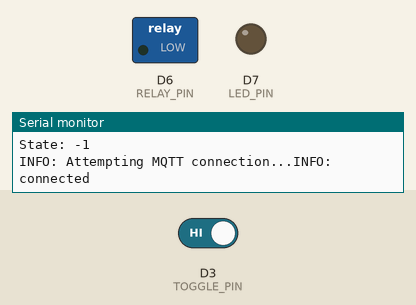
A sketch run on a simulated ESP8266 (NodeMCU). Parts: switched loads named in the sketch (green lamp = pin HIGH), output pins drawn as LEDs (lit = HIGH), the last lines printed to the serial monitor. Dashed ring = blinking. The inputs (shaded band) are chosen by the test bench; at power-on: D3 (TOGGLE_PIN) HIGH. WiFi joins after 1.5 s; servers stay silent unless stated; no MQTT or app messages arrive unless stated.

Above: at 2.7 s.
2.8 s: D3 (TOGGLE_PIN) driven LOW
At 2.93 s:
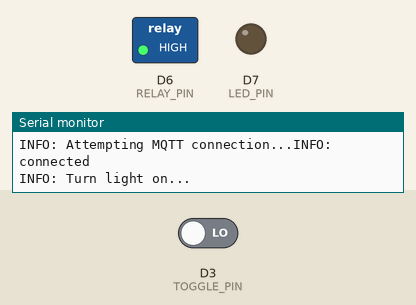
At 11.7 s:
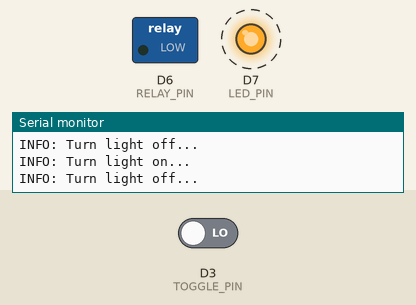
11.8 s: D3 (TOGGLE_PIN) driven HIGH
At 12.6 s:
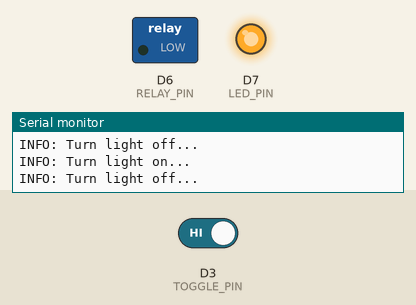
Timing chart, 0 to 14.3 s (numbered marks = the images above; inputs shaded):
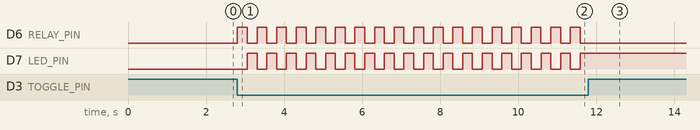

Measured:
- after the input at 2.8 s, D6 (RELAY_PIN): alternates HIGH for 0.25 s and LOW for 0.25 s, starting at once; D7 (LED_PIN): alternates HIGH for 0.25 s and LOW for 0.25 s, starting after 0.26 s
- after the input at 11.8 s, D6 (RELAY_PIN): stops changing and stays LOW; D7 (LED_PIN): stops changing and stays HIGH

The sketch:

sonoff.ino
```cpp
#include <FS.h>                   //this needs to be first, or it all crashes and burns...
#include <ESP8266WiFi.h>          //https://github.com/esp8266/Arduino
#include <DNSServer.h>
#include <ESP8266WebServer.h>
#include <WiFiManager.h>          //https://github.com/tzapu/WiFiManager
#include <PubSubClient.h>

#define D0              16        //WAKE  =>  16
#define D1              5         //IOS   =>  5
#define D2              4         //      =>  4
#define D3              0         //      =>  0
#define D4              2         //      =>  2
#define D5              14        //CLK   =>  14
#define D6              12        //MISO  =>  12
#define D7              13        //MOSI  =>  13
#define D8              15        //CS    =>  15
#define D9              3         //RX    =>  3

#define RELAY_PIN       D6
#define TOGGLE_PIN      D3
#define LED_PIN         D7

#define MQTT_VERSION    MQTT_VERSION_3_1_1
const PROGMEM uint16_t  MQTT_SERVER_PORT          = 1883;
const PROGMEM char*     MQTT_CLIENT_ID            = "sonoff";
const PROGMEM char*     MQTT_USER                 = "MQTT_USER";
const PROGMEM char*     MQTT_PASSWORD             = "MQTT_PASSWORD";
const char*             MQTT_LIGHT_STATE_TOPIC    = "room/sonoff/status";
const char*             MQTT_LIGHT_COMMAND_TOPIC  = "room/sonoff/switch";
const char*             LIGHT_ON                  = "ON";
const char*             LIGHT_OFF                 = "OFF";
boolean                 m_light_state             = false;
boolean                 fDebug                    = true;
long                    lastMsg                   = 0;
long unsigned int       pause                     = 5000;
int                     chk;
int                     TOGGLE_COUNT              = 0;

WiFiClient espClient;
PubSubClient client(espClient);
IPAddress MQTT_SERVER_IP;

void ISR_Reset(){
  WiFiManager wifiManager;
  wifiManager.resetSettings();
  ESP.reset();
}

void setup() {
  ConfigHardware();
  if ( fDebug ) {
    Serial.println();
    Serial.println("Ver: 1.3");
  }
  //WiFiManager
  //Local intialization. Once its business is done, there is no need to keep it around
  WiFiManager wifiManager;
  if ( fDebug == true ) {
    wifiManager.setDebugOutput(true);
  }else{
    wifiManager.setDebugOutput(false);
  }
  //exit after config instead of connecting
  //wifiManager.setBreakAfterConfig(true);
  //reset settings - for testing
  //wifiManager.resetSettings();

  //tries to connect to last known settings
  //if it does not connect it starts an access point with the specified name
  //here  "AutoConnectAP" with password "password"
  //and goes into a blocking loop awaiting configuration
  if (!wifiManager.autoConnect("ThingMaBob")) {
    //Debugger "failed to connect, we should reset as see if it connects",NULL;
    delay(3000);
    ESP.reset();
  }
  //if you get here you have connected to the WiFi
  // init the MQTT connection
  WiFi.hostByName("assistant.ussharps.co.uk", MQTT_SERVER_IP);
  if ( fDebug ) {
    Serial.print("MQTT_SERVER_IP: ");
    Serial.println(MQTT_SERVER_IP);
    client.setServer(MQTT_SERVER_IP , MQTT_SERVER_PORT);
    client.setCallback(callback);
  }
}

void loop() {
  int mqttState = client.state();
  if (mqttState != 0){
    Serial.print("State: ");
    Serial.println(mqttState);
  }
  if (!client.connected()) {
    reconnect();
  }
  if (digitalRead(TOGGLE_PIN) == LOW) {
      m_light_state = !m_light_state;
      setLightState();
  }
  delay(250);
}

void ConfigHardware(){

  if ( fDebug ) {
    Serial.begin(115200);
    Serial.println();
    Serial.print("Service started");
    Serial.println();
  }
  pinMode(RELAY_PIN, OUTPUT);
  pinMode(TOGGLE_PIN, INPUT_PULLUP);
  pinMode(LED_PIN, OUTPUT);
  digitalWrite(LED_PIN, LOW);
  client.setServer(MQTT_SERVER_IP, MQTT_SERVER_PORT);
  client.setCallback(callback);
}

void reconnect() {
  // Loop until we're reconnected
  while (!client.connected()) {
    if ( fDebug ) {Serial.print("INFO: Attempting MQTT connection...");}
    // Attempt to connect
    if (client.connect(MQTT_CLIENT_ID, MQTT_USER, MQTT_PASSWORD)) {
      if ( fDebug ) {Serial.println("INFO: connected");}
      // Once connected, publish an announcement...
      publishLightState();
      // ... and resubscribe
      client.subscribe(MQTT_LIGHT_COMMAND_TOPIC);
    } else {
      if ( fDebug ) {
        Serial.print("ERROR: failed, rc=");
        Serial.print(client.state());
        Serial.println("DEBUG: try again in 5 seconds");
      }
      // Wait 5 seconds before retrying
      delay(5000);
    }
  }
}
// function called to publish the state of the light (on/off)
void publishLightState() {
  if (m_light_state) {
    client.publish(MQTT_LIGHT_STATE_TOPIC, LIGHT_ON, true);
  } else {
    client.publish(MQTT_LIGHT_STATE_TOPIC, LIGHT_OFF, true);
  }
  client.loop();
}

// function called to turn on/off the light
void setLightState() {
  if (m_light_state) {
    digitalWrite(RELAY_PIN, HIGH);
    if ( fDebug ) {Serial.println("INFO: Turn light on...");}
    digitalWrite(LED_PIN,LOW);
  } else {
    digitalWrite(RELAY_PIN, LOW);
    if ( fDebug ) {Serial.println("INFO: Turn light off...");}
    digitalWrite(LED_PIN,HIGH);
  }
  publishLightState();
  client.loop();
}

// function called when a MQTT message arrived
void callback(char* p_topic, byte* p_payload, unsigned int p_length) {
  // concat the payload into a string
  if ( fDebug ) {
    Serial.println("Callback");
    Serial.print("Payload: ");
  }
  String payload;
  for (uint8_t i = 0; i < p_length; i++) {
    payload.concat((char)p_payload[i]);
  }
  if ( fDebug ) {Serial.println(payload);}
  // handle message topic
  if (String(MQTT_LIGHT_COMMAND_TOPIC).equals(p_topic)) {
    // test if the payload is equal to "ON" or "OFF"
    if (payload.equals(String(LIGHT_ON))) {
      if (m_light_state != true) {
        m_light_state = true;
        setLightState();
      }
    } else if (payload.equals(String(LIGHT_OFF))) {
      if (m_light_state != false) {
        m_light_state = false;
        setLightState();
      }
    }
    publishLightState();
  }
}
```
